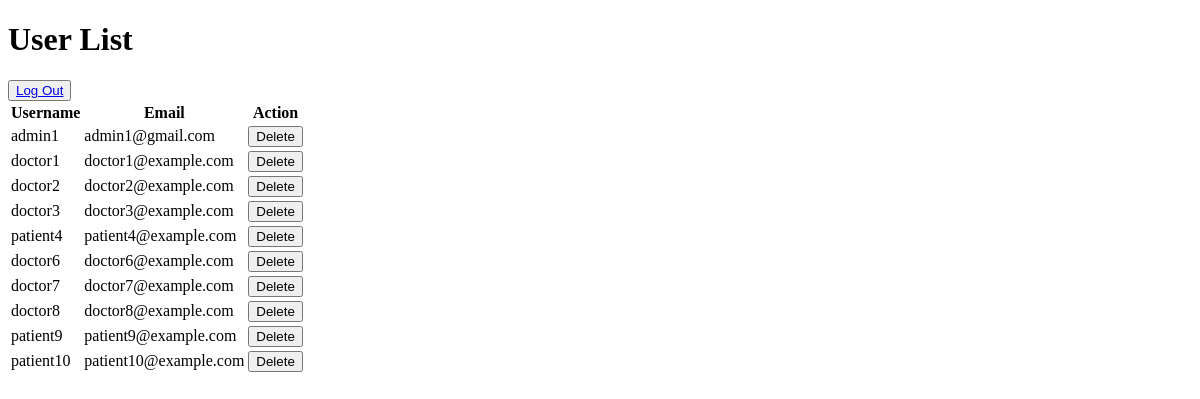
/list_users/, run on an earlier commit of the app's database.
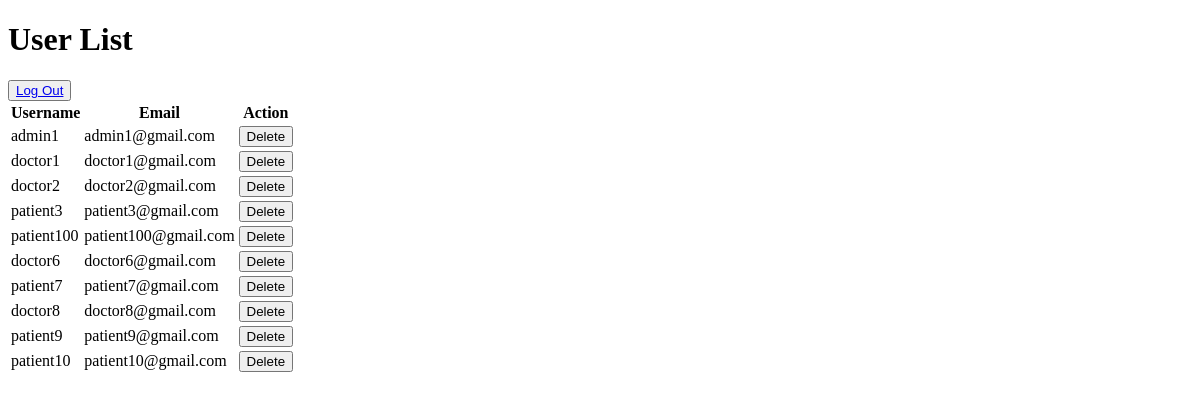
And on a later commit of the database.
### demo/models.py (models this page shows)
class CustomUser(AbstractUser):
    name = models.CharField(max_length=100)
    phone_number = models.CharField(max_length=20)
    STATUS_CHOICES = [
        ('covid', 'COVID'),
        ('normal', 'Normal'),
        ('not_applicable', 'Not Applicable'),
    ]
    status = models.CharField(max_length=20, choices=STATUS_CHOICES)
    account_id = models.AutoField(primary_key=True)
    email = models.EmailField(unique=True)
    username = models.CharField(max_length=150, unique=True)
    password = models.CharField(max_length=128)
    ROLE_CHOICES = [
        ('patient', 'Patient'),
        ('doctor', 'Doctor'),
        ('system_admin', 'System Admin'),
    ]
    role = models.CharField(max_length=20, choices=ROLE_CHOICES)

### demo/views.py (the view)
# urls.py: path('list_users/', views.list_users, name='list_users'),
def list_users(request):
    users = CustomUser.objects.all()
    return render(request, 'user_list.html', {'users': users})

### templates/user_list.html (shortened to what this page needs)
<!DOCTYPE html>
<html lang="en">
<head>
</head>
<body>
    <h1>User List</h1>
    <table>
        <thead>
            <tr>
                <th>Username</th>
                <th>Email</th>
                <th>Action</th>
            </tr>
        </thead>
        <tbody>
            {% for user in users %}
            <tr>
                <td>{{ user.username }}</td>
                <td>{{ user.email }}</td>
                <td>
                    <form action="{% url 'delete_user' user.account_id %}" method="post">
                        <button type="submit">Delete</button>
                    </form>
                </td>
            </tr>
            {% endfor %}
            <button type="submit"><a href="/logout/">Log Out</a></button>
        </tbody>
    </table>
</body>
</html>

What changed in the data, as far as the page shows it:
removed CustomUser: username "doctor3", email "doctor3@example.com"
removed CustomUser: username "patient4", email "patient4@example.com"
removed CustomUser: username "doctor7", email "doctor7@example.com"
changed CustomUser "doctor1": email "doctor1@example.com" → "doctor1@gmail.com"
changed CustomUser "doctor2": email "doctor2@example.com" → "doctor2@gmail.com"
added CustomUser: username "patient3", email "patient3@gmail.com"
added CustomUser: username "patient100", email "patient100@gmail.com"
changed CustomUser "doctor6": email "doctor6@example.com" → "doctor6@gmail.com"
added CustomUser: username "patient7", email "patient7@gmail.com"
changed CustomUser "doctor8": email "doctor8@example.com" → "doctor8@gmail.com"
changed CustomUser "patient9": email "patient9@example.com" → "patient9@gmail.com"
changed CustomUser "patient10": email "patient10@example.com" → "patient10@gmail.com"
